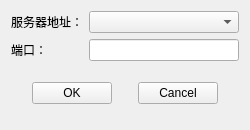
<?xml version="1.0" encoding="UTF-8"?>
<ui version="4.0">
 <class>UdpSocketWidget</class>
 <widget class="QWidget" name="UdpSocketWidget">
  <property name="geometry">
   <rect>
    <x>0</x>
    <y>0</y>
    <width>250</width>
    <height>130</height>
   </rect>
  </property>
  <property name="windowTitle">
   <string>Create UDP Socket</string>
  </property>
  <layout class="QVBoxLayout" name="verticalLayout">
   <item>
    <layout class="QGridLayout" name="gridLayout">
     <item row="1" column="1">
      <widget class="QLineEdit" name="lineEditPort"/>
     </item>
     <item row="0" column="0">
      <widget class="QLabel" name="label_3">
       <property name="text">
        <string>服务器地址：</string>
       </property>
      </widget>
     </item>
     <item row="0" column="1">
      <widget class="QComboBox" name="comboBox"/>
     </item>
     <item row="1" column="0">
      <widget class="QLabel" name="label_2">
       <property name="text">
        <string>端口：</string>
       </property>
      </widget>
     </item>
    </layout>
   </item>
   <item>
    <spacer name="verticalSpacer_2">
     <property name="orientation">
      <enum>Qt::Vertical</enum>
     </property>
     <property name="sizeHint" stdset="0">
      <size>
       <width>20</width>
       <height>7</height>
      </size>
     </property>
    </spacer>
   </item>
   <item>
    <layout class="QHBoxLayout" name="horizontalLayout">
     <item>
      <spacer name="horizontalSpacer">
       <property name="orientation">
        <enum>Qt::Horizontal</enum>
       </property>
       <property name="sizeHint" stdset="0">
        <size>
         <width>40</width>
         <height>20</height>
        </size>
       </property>
      </spacer>
     </item>
     <item>
      <widget class="QPushButton" name="pushButtonOk">
       <property name="text">
        <string>OK</string>
       </property>
      </widget>
     </item>
     <item>
      <spacer name="horizontalSpacer_2">
       <property name="orientation">
        <enum>Qt::Horizontal</enum>
       </property>
       <property name="sizeHint" stdset="0">
        <size>
         <width>40</width>
         <height>20</height>
        </size>
       </property>
      </spacer>
     </item>
     <item>
      <widget class="QPushButton" name="pushButtonCancel">
       <property name="text">
        <string>Cancel</string>
       </property>
      </widget>
     </item>
     <item>
      <spacer name="horizontalSpacer_3">
       <property name="orientation">
        <enum>Qt::Horizontal</enum>
       </property>
       <property name="sizeHint" stdset="0">
        <size>
         <width>40</width>
         <height>20</height>
        </size>
       </property>
      </spacer>
     </item>
    </layout>
   </item>
   <item>
    <spacer name="verticalSpacer">
     <property name="orientation">
      <enum>Qt::Vertical</enum>
     </property>
     <property name="sizeHint" stdset="0">
      <size>
       <width>20</width>
       <height>7</height>
      </size>
     </property>
    </spacer>
   </item>
  </layout>
 </widget>
 <resources/>
 <connections/>
</ui>
